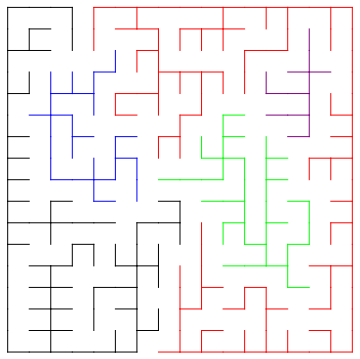
#> input picture tc_maze.png, 360 x 359 px, given in place of maze.png, which was not available
$ python notes.py
#> lines starting #> are read from the running program, lines starting #| are printed output that depends on the picture; after the words box and inside, x2 and y2 are one past the last pixel; in counts of white or black regions, pixels touching at a corner belong together; pictures that were not available may be replaced by others from this repository, and a replacement may not be noted
import cv2
import argparse

image = cv2.imread("maze.png")
#> image is the input picture: shape (359, 360, 3); mean B, G, R 244.4, 244.5, 248.2
(h, w, d) = image.shape
#> h = 359; w = 360; d = 3
#cv2.imshow("Test", image)
snip = image[0:24, 0:24]
#cv2.imshow("snip", snip)
resize = cv2.resize(image, (w//2, h//2))
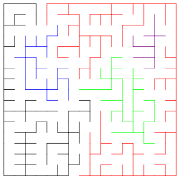
#> resize: shape (179, 180, 3); mean B, G, R 244.3, 244.4, 248
#cv2.imshow("resize", resize)
gaussian_kernel = (11, 11)
blur = cv2.GaussianBlur(image, gaussian_kernel, 0)
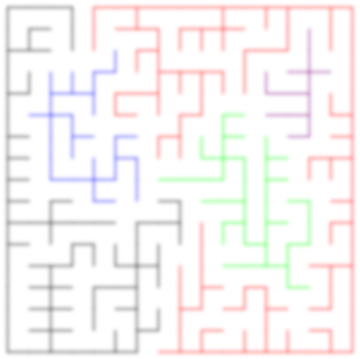
#> blur: shape (359, 360, 3); mean B, G, R 244.4, 244.5, 248.2
#cv2.imshow("blur", blur)
output = image.copy()
cv2.line(output, (5, 50), (55, 50), (255, 0, 0), 3)
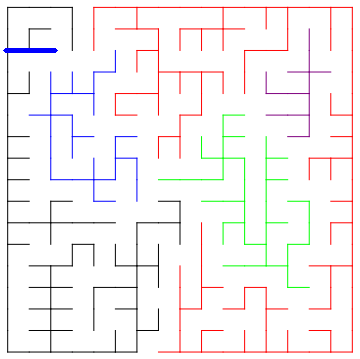
#> output: shape (359, 360, 3); 0.2% of pixels changed, all inside (x1, y1, x2, y2) = (3, 48, 58, 53)
output[5, 100] = [0, 255, 0]
#> output: shape (359, 360, 3); under 0.01% of pixels changed, all inside (x1, y1, x2, y2) = (100, 5, 101, 6)
cv2.imshow("output", output)

# [5 lines of commented-out code are left out]

image = cv2.imread("maze.png")
color_image = cv2.imread("color_maze.png")
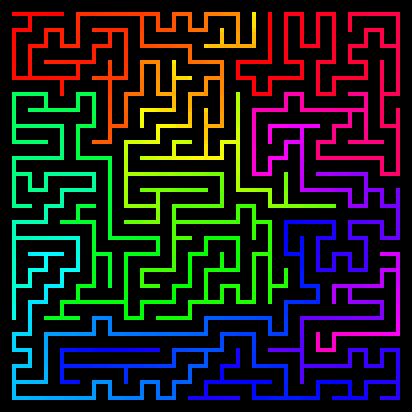
#> input picture color_maze.png, 412 x 412 px
#> color_image is the input picture: shape (412, 412, 3); mean B, G, R 27.7, 27.7, 27.7
color_image = cv2.cvtColor(color_image, cv2.COLOR_BGR2GRAY)
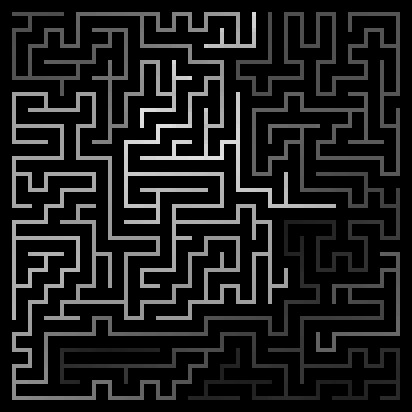
#> color_image: shape (412, 412); min 0, max 225, mean 27.7
#cv2.imshow("ok", image)
thin_edge = cv2.Canny(image, 235, 10)
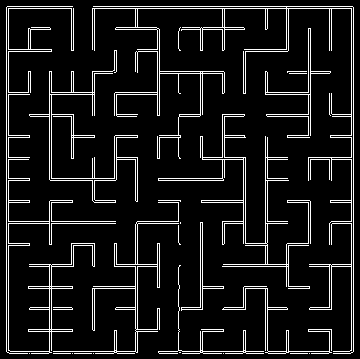
#> thin_edge: shape (359, 360); 9.2% white in thin lines or dots
#cv2.imshow("ok2", thin_edge)

image = cv2.cvtColor(image, cv2.COLOR_BGR2GRAY)
#> image: shape (359, 360)
threshold = cv2.adaptiveThreshold(
    image, 255, cv2.ADAPTIVE_THRESH_MEAN_C, cv2.THRESH_BINARY_INV, 5, 20)
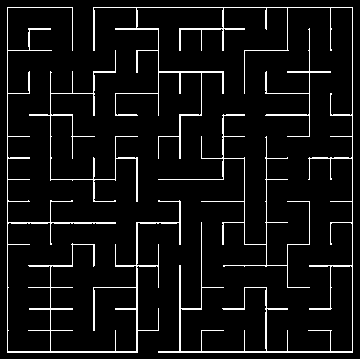
#> threshold: shape (359, 360); 6.4% white in thin lines or dots
#cv2.imshow("ok2", threshold)
cv2.waitKey(0)
